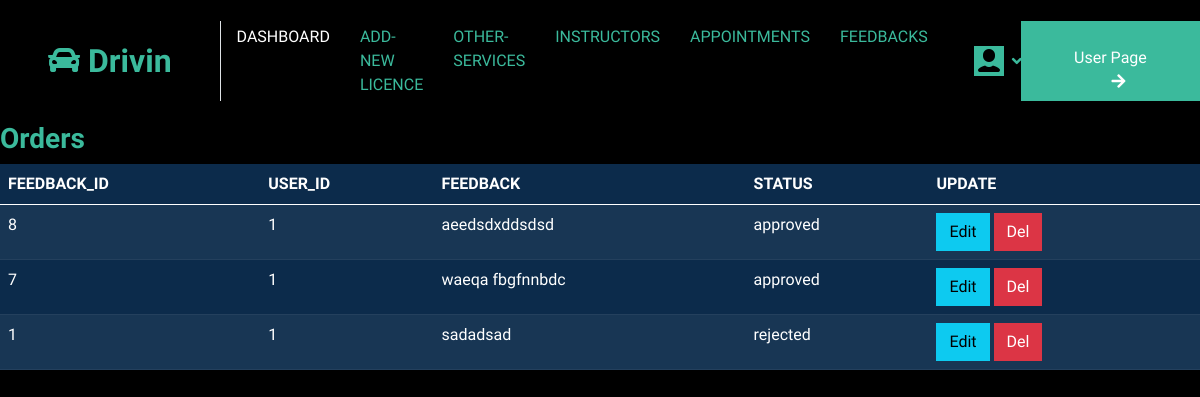
Screenshot of /feedback.php (signed in) with the database file from the repository.
### tables this page shows
CREATE TABLE `tbl_feedbacks` (
  `feedback_id` int(11) NOT NULL,
  `user_id` int(11) NOT NULL,
  `feedback` text NOT NULL,
  `status` varchar(255) NOT NULL
);

### feedback.php (the view, shortened to what this page needs)
<!DOCTYPE html>
<html lang="en">
<head>
</head>
<body>
    <?php
    include("connection.php");
    function fetchTableData($conn, $tableName)
    {
        $sql = "SELECT * FROM $tableName ORDER BY feedback_id DESC";
        $result = $conn->query($sql);
        $data = [];
        if ($result->num_rows > 0) {
            while ($row = $result->fetch_assoc()) {
                $data[] = $row;
            }
        }
        return $data;
    }
    $feedbacks = fetchTableData($conn, "tbl_feedbacks");
    ?>
    <!DOCTYPE html>
    <html lang="en">
    <head>
        <link href="https://cdnjs.cloudflare.com/ajax/libs/font-awesome/5.10.0/css/all.min.css" rel="stylesheet">
        <link href="lib/owlcarousel/assets/owl.carousel.min.css" rel="stylesheet">
        <link href="lib/lightbox/css/lightbox.min.css" rel="stylesheet">
        <link rel="stylesheet" href="css/style.css">
    </head>
    <body>
        <?php include('admin_menu.php') ?>
        <div class="orderList">
            <h3>Orders</h3>
            <table class=" table table-dark table-striped shadow-lg ">
                <thead>
                    <tr>
                        <th>FEEDBACK_ID</th>
                        <th>USER_ID</th>
                        <th>FEEDBACK</th>
                        <th>STATUS</th>
                        <th>UPDATE</th>
                    </tr>
                </thead>
                <tbody>
                    <?php foreach ($feedbacks as $index1 => $feedback) { ?>
                        <tr class="table-row <?= $index % 2 === 0 ? 'even' : 'odd'; ?>">
                            <td><?= $feedback['feedback_id']; ?></td>
                            <td><?= $feedback['user_id']; ?></td>
                            <td><?= $feedback['feedback']; ?></td>
                            <td><?= $feedback['status']; ?></td>
                            <div class="d-flex">
                                <td class="wrapper">
                                    <a href="javascript:void(0);" class="btn btn-info" onclick="showEditForm(<?= $feedback['feedback_id']; ?>,'<?= $feedback['status'];  ?>')">Edit</a>
                                    <a href="<?= $_SERVER["PHP_SELF"] ?>?action=delete&feedback_id=<?= $feedback['feedback_id']; ?>" class="btn btn-danger">Del</a>
                                </td>
                            </div>
                        <?php } ?>
            </table>
        </div>
    </body>
    </html>
</body>
</html>

### css/style.css (style rules this page uses)
:root { --primary: #F3BD00; --secondary: #757575; --light: #F3F6F8; --dark: #0C2B4B; }
.btn { font-weight: 500; transition: .5s; }

### rows the page displays
tbl_feedbacks: feedback_id "8", user "1", feedback "aeedsdxddsdsd", status "approved"
tbl_feedbacks: feedback_id "7", user "1", feedback "waeqa fbgfnnbdc", status "approved"
tbl_feedbacks: feedback_id "1", user "1", feedback "sadadsad", status "rejected"
